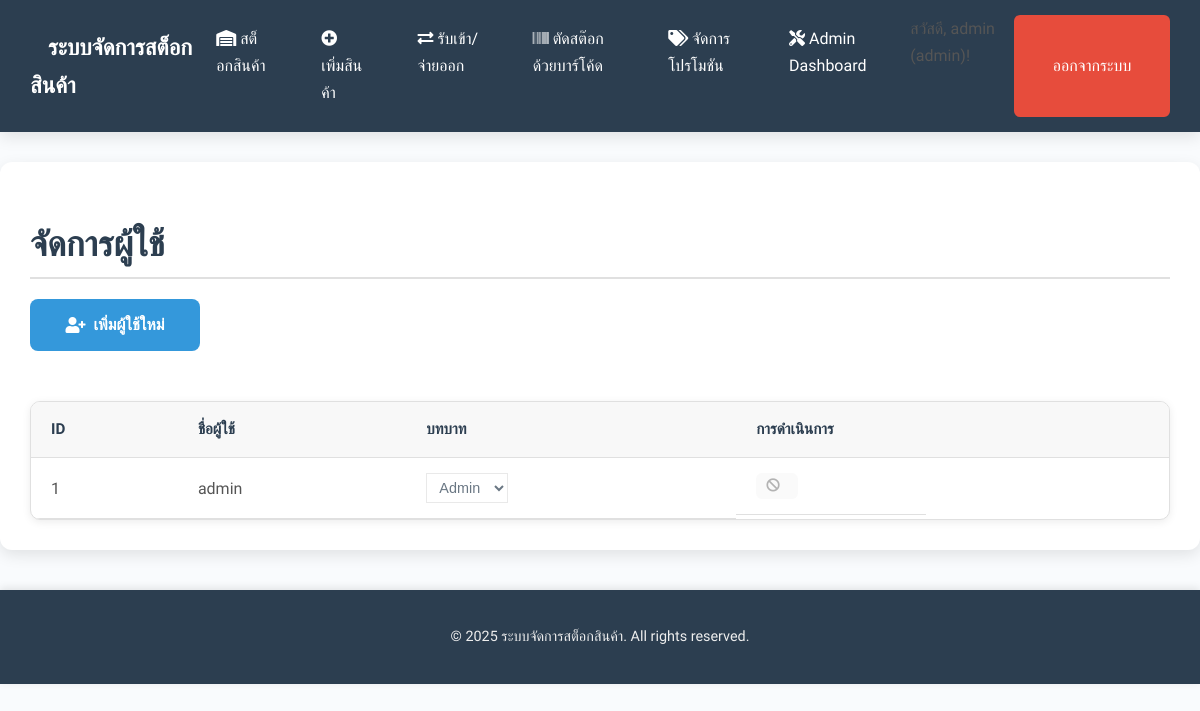
Page /manage_users (signed in) on the committed database.
### tables this page shows
CREATE TABLE users (
                id INTEGER PRIMARY KEY AUTOINCREMENT,
                username TEXT UNIQUE NOT NULL,
                password TEXT NOT NULL,
                role TEXT NOT NULL DEFAULT 'viewer'
            );

### app.py (the view)
@app.route('/manage_users')
@login_required
def manage_users():
    if not current_user.is_admin():
        flash('คุณไม่มีสิทธิ์เข้าถึงหน้าจัดการผู้ใช้', 'danger')
        return redirect(url_for('index'))
    conn = get_db()
    cursor = conn.cursor()
    cursor.execute("SELECT id, username, role FROM users")
    users = cursor.fetchall()
    return render_template('manage_users.html', users=users)

### app.py (called while the page is built)
def get_db():
    if 'db' not in g:
        g.db = database.get_db_connection()
    return g.db

def get_bkk_time():
    return datetime.now(BKK_TZ)

@app.context_processor
def inject_global_data():
    return dict(get_bkk_time=get_bkk_time)

@login_manager.user_loader
def load_user(user_id):
    conn = get_db()
    return database.User.get(conn, user_id)

### database.py (called while the page is built)
    @staticmethod
    def get(conn, user_id):
        cursor = conn.cursor()
        if "psycopg2" in str(type(conn)):
            cursor.execute("SELECT id, username, password, role FROM users WHERE id = %s", (user_id,))
        else:
            cursor.execute("SELECT id, username, password, role FROM users WHERE id = ?", (user_id,))
        user_data = cursor.fetchone()
        if user_data:
            if isinstance(user_data, sqlite3.Row):
                user_data = dict(user_data)
            return User(user_data['id'], user_data['username'], user_data['password'], user_data['role'])
        return None

    def is_admin(self):
        return self.role == 'admin'

### templates/manage_users.html (shortened to what this page needs)
{% extends 'base.html' %}
{% block content %}
<h2>จัดการผู้ใช้</h2>
<a href="{{ url_for('add_new_user') }}" class="btn btn-primary" style="margin-bottom: 20px;"><i class="fas fa-user-plus"></i> เพิ่มผู้ใช้ใหม่</a>
<div class="table-responsive">
    <table>
        <thead>
            <tr>
                <th>ID</th>
                <th>ชื่อผู้ใช้</th>
                <th>บทบาท</th>
                <th>การดำเนินการ</th>
            </tr>
        </thead>
        <tbody>
            {% for user in users %}
                <tr>
                    <td>{{ user.id }}</td>
                    <td>{{ user.username }}</td>
                    <td>
                        <form action="{{ url_for('edit_user_role', user_id=user.id) }}" method="post" style="display:inline-flex; align-items:center;">
                            <select name="role" onchange="this.form.submit()" {% if user.id == current_user.id %}disabled{% endif %}>
                                <option value="admin" {% if user.role == 'admin' %}selected{% endif %}>Admin</option>
                            </select>
                        </form>
                    </td>
                    <td class="action-buttons">
                        {% if user.id != current_user.id %}
                            <form class="delete-form" action="{{ url_for('delete_user', user_id=user.id) }}" method="post" style="display:inline;">
                                <button type="submit" class="btn btn-danger btn-sm" title="ลบ"><i class="fas fa-trash-alt"></i></button>
                            </form>
                        {% else %}
                            <button class="btn btn-secondary btn-sm" disabled title="ไม่สามารถลบผู้ใช้ที่เข้าสู่ระบบอยู่ได้"><i class="fas fa-ban"></i></button>
                        {% endif %}
                    </td>
                </tr>
            {% endfor %}
        </tbody>
    </table>
</div>
{% endblock %}

### templates/base.html (shortened to what this page needs)
<!DOCTYPE html>
<html lang="th">
<head>
    <link rel="stylesheet" href="https://cdnjs.cloudflare.com/ajax/libs/font-awesome/5.15.4/css/all.min.css">
    <link rel="stylesheet" href="{{ url_for('static', filename='style.css') }}">
    <link href="{{ url_for('static', filename='lib/select2/select2.min.css') }}" rel="stylesheet" />
</head>
<body>
    <nav class="navbar">
        <div class="navbar-brand">
            <a href="{{ url_for('index') }}">ระบบจัดการสต็อกสินค้า</a>
        </div>
        <div class="navbar-links">
            <a href="{{ url_for('index') }}"><i class="fas fa-warehouse"></i> สต็อกสินค้า</a>
            <a href="{{ url_for('add_item') }}"><i class="fas fa-plus-circle"></i> เพิ่มสินค้า</a>
            <a href="{{ url_for('stock_movement') }}"><i class="fas fa-exchange-alt"></i> รับเข้า/จ่ายออก</a>
            <a href="{{ url_for('barcode_scanner_page') }}"><i class="fas fa-barcode"></i> ตัดสต๊อกด้วยบาร์โค้ด</a>
            {% if current_user.is_authenticated and current_user.username == 'admin' %}
            <a href="{{ url_for('promotions') }}"><i class="fas fa-tags"></i> จัดการโปรโมชัน</a>
                {% endif %}
            {% if current_user.is_authenticated %}
                {% if current_user.is_authenticated and current_user.username == 'admin' %}
                    <a href="{{ url_for('admin_dashboard') }}"><i class="fas fa-tools"></i> Admin Dashboard</a>
                {% endif %}
                <span class="user-info">สวัสดี, {{ current_user.username }} ({{ current_user.role }})!</span>
                <a href="{{ url_for('logout') }}" class="btn btn-danger">ออกจากระบบ</a>
            {% else %}
                <a href="{{ url_for('login') }}" class="btn btn-danger">เข้าสู่ระบบ</a>
            {% endif %}
        </div>
    </nav>
    <div class="container">
        {% block content %}{% endblock %}
    </div>
    <footer>
        <p>&copy; {{ get_bkk_time().year }} ระบบจัดการสต็อกสินค้า. All rights reserved.</p>
    </footer>
</body>
</html>

### static/style.css (style rules this page uses)
:root { --primary-color: #3498db; --primary-dark: #2980b9; --secondary-color: #2ecc71; --accent-color: #f39c12; --danger-color: #e74c3c; --danger-dark: #c0392b; --text-dark: #2c3e50; --text-light: #555; --bg-light: #f9fbfd; --bg-white: #ffffff; --border-color: #e0e0e0; --shadow-light: 0 2px 8px rgba(0, 0, 0, 0.08); --shadow-medium: 0 5px 15px rgba(0, 0, 0, 0.1); }
body { font-family: 'Prompt', sans-serif, 'Segoe UI', Tahoma, Geneva, Verdana; margin: 0; padding: 0; background-color: var(--bg-light); color: var(--text-light); line-height: 1.7; font-size: 16px; -webkit-font-smoothing: antialiased; -moz-osx-font-smoothing: grayscale; }
.container { max-width: 1280px; margin: 30px auto; padding: 30px; background-color: var(--bg-white); border-radius: 12px; box-shadow: var(--shadow-medium); transition: all 0.3s ease-in-out; }
h1, h2, h3, h4 { color: var(--text-dark); margin-bottom: 20px; font-weight: 600; line-height: 1.3; }
h2 { font-size: 2.2em; border-bottom: 2px solid var(--border-color); padding-bottom: 10px; margin-top: 30px; }
.navbar { background-color: var(--text-dark); padding: 15px 30px; box-shadow: var(--shadow-medium); display: flex; justify-content: space-between; align-items: center; }
.navbar a { color: white; text-decoration: none; padding: 10px 18px; border-radius: 6px; transition: background-color 0.3s ease, transform 0.2s ease; font-weight: 500; }
.navbar-brand a { font-size: 1.4em; font-weight: 700; }
.navbar-links { display: flex; gap: 15px; }
input[type="text"], input[type="number"], input[type="email"], input[type="password"], input[type="date"], input[type="file"], select, textarea { width: 100%; padding: 12px 15px; border: 1px solid var(--border-color); border-radius: 8px; box-sizing: border-box; font-size: 1em; color: var(--text-dark); background-color: #fcfcfc; transition: border-color 0.3s ease, box-shadow 0.3s ease; }
.btn { display: inline-flex; align-items: center; justify-content: center; padding: 12px 25px; border: none; border-radius: 8px; cursor: pointer; font-size: 1em; font-weight: 600; text-align: center; text-decoration: none; transition: all 0.3s ease; min-width: 120px; }
.btn i { margin-right: 8px; }
.btn-primary { background-color: var(--primary-color); color: white; }
.btn-danger { background-color: var(--danger-color); color: white; }
.btn-sm { padding: 8px 15px; font-size: 0.9em; min-width: unset; }
.table-responsive { overflow-x: auto; margin-top: 30px; box-shadow: var(--shadow-light); border-radius: 10px; background-color: var(--bg-white); border: 1px solid var(--border-color); }
table { width: 100%; border-collapse: separate; border-spacing: 0; }
th, td { padding: 15px 20px; text-align: left; border-bottom: 1px solid var(--border-color); }
th { background-color: #f8f8f8; color: var(--text-dark); font-weight: 600; text-transform: uppercase; font-size: 0.95em; position: sticky; top: 0; z-index: 1; }
table td { white-space: nowrap; overflow: hidden; text-overflow: ellipsis; max-width: 150px; }
.action-buttons { display: flex; gap: 5px; flex-wrap: nowrap; min-width: 120px; }
.action-buttons .btn-sm { padding: 6px 10px; font-size: 0.85em; border-radius: 6px; flex-shrink: 0; }
a { color: var(--primary-color); text-decoration: none; transition: color 0.3s ease; }
footer { text-align: center; padding: 20px; margin-top: 40px; background-color: var(--text-dark); color: #eee; font-size: 0.9em; box-shadow: 0 -2px 8px rgba(0, 0, 0, 0.1); }

### templates/manage_users.html (style rules this page uses)
.action-buttons button { margin-right: 5px; }
table select { padding: 5px 8px; border-radius: var(--border-radius); border: 1px solid var(--border-color); background-color: var(--card-bg-color); font-size: 0.9em; cursor: pointer; }
table select:disabled { background-color: var(--secondary-bg-color); cursor: not-allowed; }

### rows in the picture
users: username "admin", role "admin", id "1", role "Admin"

### other values in the picture
{{ get_bkk_time().year }} "2025"
